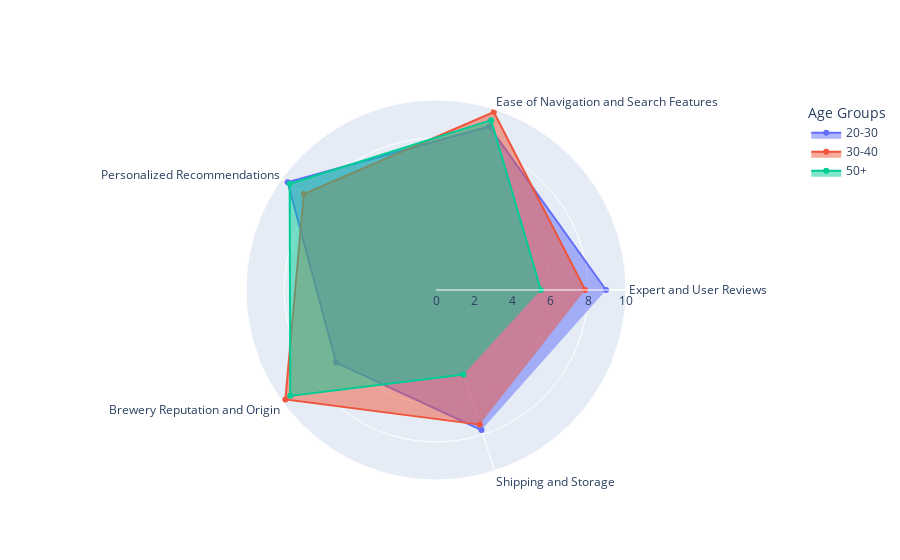

The cell this chart's notebook holds for it:
### Code cell
make_radar(survey = pd.read_csv('../data/survey_nuanced.csv').groupby(['Age Group']).mean().reset_index())

### Figure 1 — Plotly figure (JSON) as saved in the notebook; plotly's stock layout.template omitted (floating-point values rounded to 4 significant figures)
{"data": [{"fill": "toself", "name": "20-30", "r": [8.95, 9.05, 9.65, 6.5, 7.75], "theta": ["Expert and User Reviews", "Ease of Navigation and Search Features", "Personalized Recommendations", "Brewery Reputation and Origin", "Shipping and Storage"], "type": "scatterpolar"}, {"fill": "toself", "name": "30-40", "r": [7.85, 9.85, 8.6, 9.8, 7.45], "theta": ["Expert and User Reviews", "Ease of Navigation and Search Features", "Personalized Recommendations", "Brewery Reputation and Origin", "Shipping and Storage"], "type": "scatterpolar"}, {"fill": "toself", "name": "50+", "r": [5.52, 9.4, 9.52, 9.48, 4.68], "theta": ["Expert and User Reviews", "Ease of Navigation and Search Features", "Personalized Recommendations", "Brewery Reputation and Origin", "Shipping and Storage"], "type": "scatterpolar"}], "layout": {"legend": {"title": {"text": "Age Groups"}}, "polar": {"radialaxis": {"range": [0, 10], "visible": true}}, "showlegend": true}}
